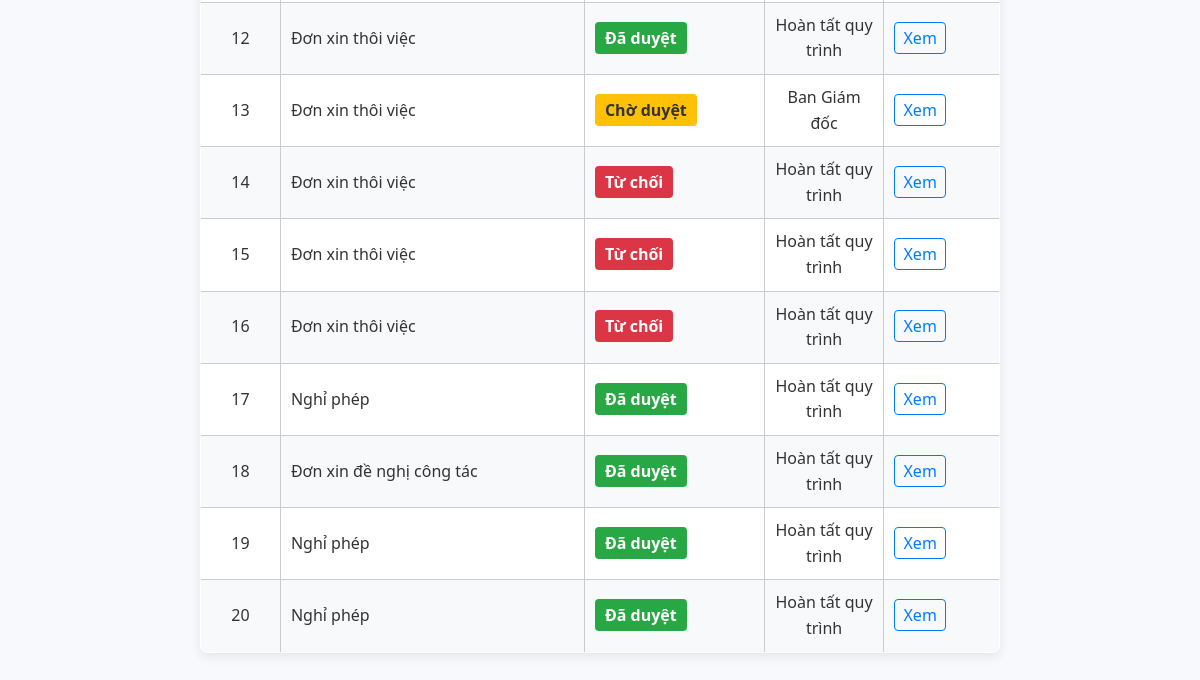
/dashboard/nhanvien (signed in, lower part), run on an earlier commit of the app's database.
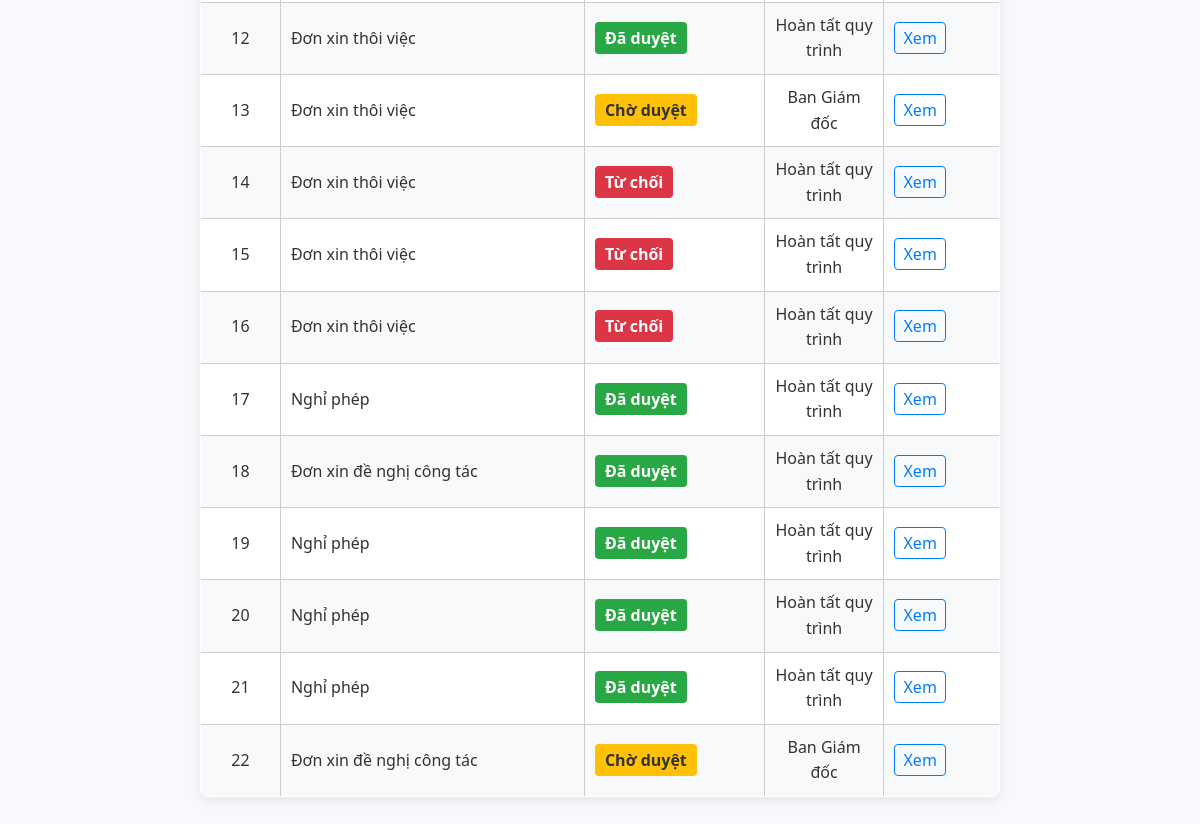
And on a later commit of the database.
### tables this page shows
CREATE TABLE Don (
    id INTEGER PRIMARY KEY AUTOINCREMENT,
    ho_ten TEXT,
    ma_nv TEXT,
    phong_ban TEXT,
    loai_don TEXT,
    ngay_bat_dau TEXT,
    ngay_ket_thuc TEXT,
    ly_do TEXT,
    trang_thai TEXT,
    nguoi_duyet_hien_tai TEXT,
    file_goc TEXT,
    ket_qua_ocr TEXT,
    user_id INTEGER,
    ngay_gui TIMESTAMP DEFAULT CURRENT_TIMESTAMP,
    FOREIGN KEY(user_id) REFERENCES users(id)
);

### app.py (the view)
@app.route('/dashboard/nhanvien')
@login_required
def dashboard_nhanvien():
    user_id = session['user_id']
    conn = get_db_connection()
    dons = conn.execute('SELECT * FROM Don WHERE user_id = ?', (user_id,)).fetchall()
    conn.close()
    return render_template('dashboard_nhanvien.html', dons=dons)

### app.py (called while the page is built)
def get_db_connection():
    conn = sqlite3.connect('database.db')
    conn.row_factory = sqlite3.Row
    return conn

def login_required(f):
    @wraps(f)
    def decorated(*args, **kwargs):
        if 'user_id' not in session:
            return redirect(url_for('login'))
        return f(*args, **kwargs)
    return decorated

### templates/dashboard_nhanvien.html (shortened to what this page needs)
<!DOCTYPE html>
<html lang="vi">
<head>
    <link rel="stylesheet" href="{{ url_for('static', filename='css/dashboard.css') }}">
</head>
<body>
    <table border="1">
        <tbody>
            {% for d in dons %}
            <tr>
                <td>{{ d.id }}</td>
                <td>{{ d.loai_don }}</td>
                <td>
                    {% set status = d.trang_thai|lower %}
                    {% if 'chờ duyệt' in status %}
                        <span class="badge badge-warning">Chờ duyệt</span>
                    {% elif 'đã duyệt' in status or 'hoàn tất' in status %}
                        <span class="badge badge-success">Đã duyệt</span>
                    {% elif 'từ chối' in status %}
                        <span class="badge badge-danger">Từ chối</span>
                    {% else %}
                        {{ d.trang_thai }}
                    {% endif %}
                </td>
                <td>
                    {% set approver = d.nguoi_duyet_hien_tai|lower|trim %}
                    {% if 'chờ duyệt' in d.trang_thai|lower %}
                        {% if approver.startswith('quan_ly_cua_') %}
                            {% set parts = approver.split('_cua_') %}
                            {% set phong_name = parts[1].replace('_', ' ')|title if parts|length > 1 else 'Quản lý cấp 1' %}
                            <span class="text-info">Quản lý {{ phong_name }}</span>
                        {% elif approver == 'nhan_su' %}
                            <span class="text-info">Phòng Nhân sự</span>
                        {% elif approver == 'ke_toan' %}
                            <span class="text-info">Phòng Kế toán</span>
                        {% elif approver == 'giam_doc' %}
                            <span class="text-info">Ban Giám đốc</span>
                        {% else %}
                            <span class="text-muted">Đang chờ xử lý...</span>
                        {% endif %}
                    {% else %}
                        <span class="text-muted">Hoàn tất quy trình</span>
                    {% endif %}
                </td>
                <td><a href="{{ url_for('don_detail', don_id=d.id) }}">Xem</a></td>
            </tr>
            {% endfor %}
        </tbody>
    </table>
</body>
</html>

What changed in the data, as far as the page shows it:
added Don: id "21", loai_don "Nghỉ phép", shows "Đã duyệt", trang_thai "Hoàn tất quy trình"
added Don: id "22", loai_don "Đơn xin đề nghị công tác", shows "Chờ duyệt", trang_thai "Ban Giám đốc"
